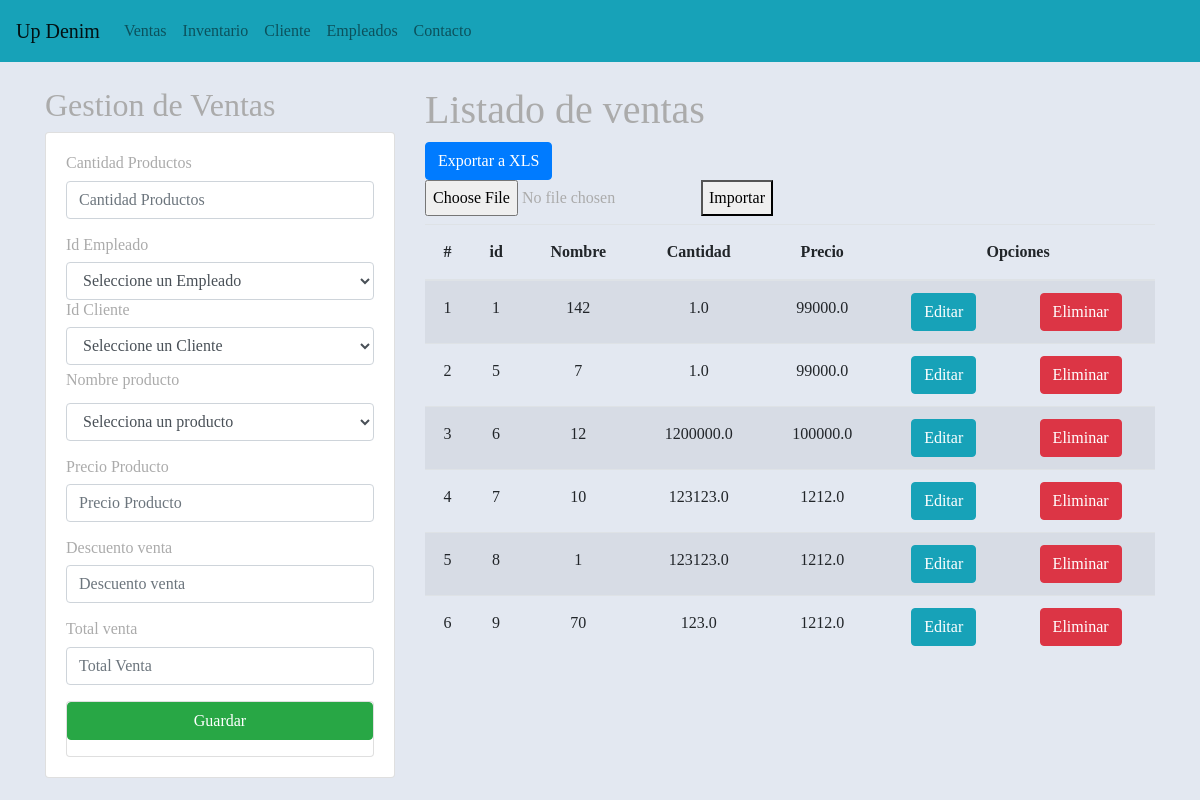
/importar_excel/, run on the app's committed database.
### aplicaciones/Academico/models.py (models this page shows, shortened)
class Ventas(models.Model):
    idVenta = models.AutoField(primary_key=True)
    cantidadProductos = models.CharField(max_length=50)
    descuentoVenta = models.CharField(max_length=50)
    precioProducto = models.CharField(max_length=50)
    idCliente = models.ForeignKey(Cliente, on_delete=models.CASCADE)
    idEmpleado = models.ForeignKey(Empleado, on_delete=models.CASCADE)  # Corrección aquí
    idProducto = models.CharField(max_length=50)
    TotalVenta = models.CharField(max_length=50)

### aplicaciones/Academico/views.py (the view, shortened to what this page needs)
# urls.py: path('importar_excel/', views.importar_excel, name='importar_excel'),
def importar_excel(request):
    eliminarVenta = Ventas.objects.all()
    return render(request, "gestionVentas.html", {"ventas": eliminarVenta})

### aplicaciones/Academico/templates/gestionVentas.html (shortened to what this page needs)
{% extends "./base.html" %}
{% block body %}
{% load static %}
<link rel="stylesheet" href="{% static 'css/gestionVentas.css' %}">
<div class="row">
    <div class="col-sm-12 col-md-6 col-lg-4 col-xl-4">
        <h2> Gestion de Ventas </h2>
            <div class="card">
                <div class="card-body">
                <form action="/registrarVenta/" method="POST">  {% csrf_token %}
                    <div class="form-group">
                        <h6>Cantidad Productos</h6>
                        <input type="text" id="txtNombre" name="txtNombre" class="form-control" placeholder="Cantidad Productos" minlength="1" maxlength="58"  required>
                    </div>
                    <h6>Id Empleado</h6>
                    <select id="txtEmpleados" name="txtEmpleados" class="form-control" required>
                        <option value="">Seleccione un Empleado</option>
                    </select>
                    <h6>Id Cliente</h6>
                    <select id="txtClientela" name="txtClientela" class="form-control" required>
                        <option value="">Seleccione un Cliente</option>
                    </select>
                    <div class="form-group">
                        <label for="nombreproducto">Nombre producto</label>
                        <select id="txtProducto" name="txtProducto" class="form-control" required>
                            <option value="">Selecciona un producto</option>
                        </select>
                    </div>
                    <div class="form-group">
                        <h6>Precio Producto</h6>
                        <input type="text" id="txtPrecio" name="txtPrecio" class="form-control" placeholder="Precio Producto" minlength="1" maxlength="58" required>
                    </div>
                    <div class="form-group">
                        <h6>Descuento venta</h6>
                        <input type="text" id="txtCategoria" name="txtCategoria" class="form-control"  placeholder="Descuento venta" minlength="1" maxlength="58" required>
                    </div>
                    <div class="form-group">
                        <h6>Total venta</h6>
                        <input type="text" id="txtVenta" name="txtVenta" class="form-control"  placeholder="Total Venta" minlength="3" maxlength="58" required>
                    </div>
                    <div class="card">
                        <div class="form-group">
                            <button type="submit" class="btn btn-success btn-block text-white">Guardar</button>
                        </div>
                 </form>
            </div>
            </div>
        </div>
    </div>
<div class="col-sm-12 col-md-6 col-lg-8 col-xl-8">
    <h1> Listado de ventas </h1>        <a href="{% url 'exportar_a_xls' %}" class="btn btn-primary">Exportar a XLS</a>
    <form method="post" action="{% url 'importar_excel' %}" enctype="multipart/form-data">
        <input type="file" name="archivo_excel">
        <button type="submit">Importar</button>
    </form>
<div class="table-responsive py-2">
    <table class="table table-striped">
        <thead>
            <tr>
                <th>#</th>
                <th>id</th>
                <th>Nombre</th>
                <th>Cantidad</th>
                <th>Precio</th>
                <th colspan="2">Opciones</th>
            </tr>
        </thead>
        <tbody>
        {% for v in ventas%}
            <tr>
                <td>{{forloop.counter}}</td>
                <td>{{v.idVenta}}</td>
                <td>{{v.cantidadProductos}}</td>
                <td>{{v.descuentoVenta}}</td>
                <td>{{v.precioProducto}}</td>
                <td><a href="/edicionVenta/{{v.idVenta}}" class="btn btn-info">Editar</a></td>
                <td><a href="/eliminarVenta/{{v.idVenta}}" class="btn btn-danger btnEliminacion">Eliminar</a></td>
            </tr>
        {% endfor%}
        </tbody>
    </table>
</div>
</div>
</div>
{% endblock %}

### aplicaciones/Academico/static/css/gestionVentas.css (style rules this page uses)
th,td { text-align: center; vertical-align: middle; }
body { font-family: "Libre Baskerville", serif; font-weight: 400; font-size: 16px; line-height: 30px; background-color: #e3e8f1; overflow-x:hidden; color: #ababab; }

### data on the page
Ventas: idVenta "1", cantidadProductos "142", descuentoVenta "1.0", precioProducto "99000.0"
Ventas: idVenta "5", cantidadProductos "7", descuentoVenta "1.0", precioProducto "99000.0"
Ventas: idVenta "6", cantidadProductos "12", descuentoVenta "1200000.0", precioProducto "100000.0"
Ventas: idVenta "7", cantidadProductos "10", descuentoVenta "123123.0", precioProducto "1212.0"
Ventas: idVenta "8", cantidadProductos "1", descuentoVenta "123123.0", precioProducto "1212.0"
Ventas: idVenta "9", cantidadProductos "70", descuentoVenta "123.0", precioProducto "1212.0"
